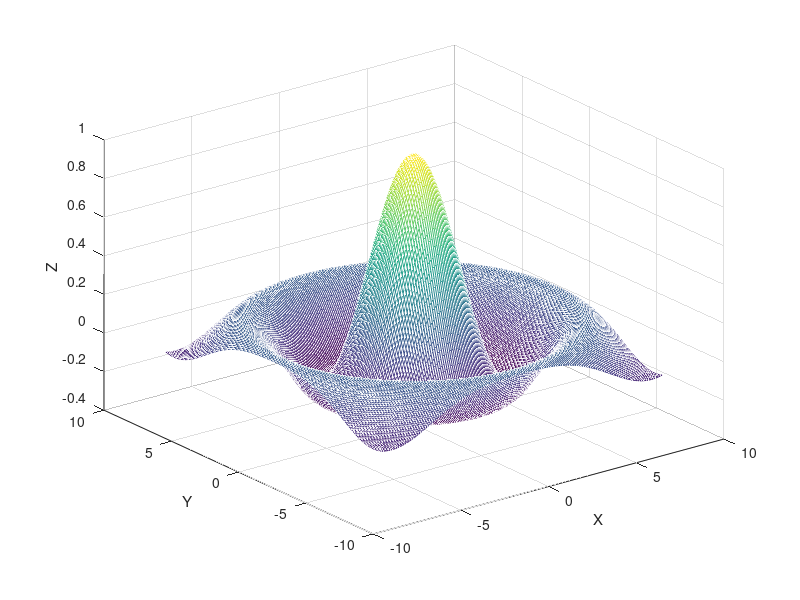

This figure's MATLAB source:
[X,Y] = meshgrid(-8:0.1:8);
R = sqrt(X.^2 + Y.^2) + eps;
Z = sin(R)./R;
mesh(X,Y,Z)
xlabel('X'); ylabel('Y'); zlabel('Z');
